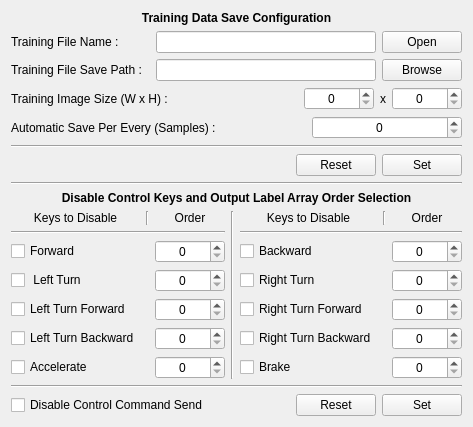
            <widget class="QWidget" name="training_data_page">
             <property name="geometry">
              <rect>
               <x>0</x>
               <y>0</y>
               <width>460</width>
               <height>425</height>
              </rect>
             </property>
             <attribute name="label">
              <string>Training Data Collection Settings</string>
             </attribute>
             <layout class="QGridLayout" name="gridLayout_7">
              <item row="0" column="0">
               <layout class="QVBoxLayout" name="trainingDataverticalLayout">
                <item>
                 <layout class="QVBoxLayout" name="trainingsaveWholeverticalLayout">
                  <item>
                   <widget class="QLabel" name="label_51">
                    <property name="text">
                     <string>&lt;html&gt;&lt;head/&gt;&lt;body&gt;&lt;p&gt;&lt;span style=&quot; font-weight:600;&quot;&gt;Training Data Save Configuration&lt;/span&gt;&lt;/p&gt;&lt;/body&gt;&lt;/html&gt;</string>
                    </property>
                    <property name="alignment">
                     <set>Qt::AlignCenter</set>
                    </property>
                   </widget>
                  </item>
                  <item>
                   <layout class="QHBoxLayout" name="trainfilenamehorizontalLayout">
                    <item>
                     <widget class="QLabel" name="label_52">
                      <property name="text">
                       <string>Training File Name :</string>
                      </property>
                     </widget>
                    </item>
                    <item>
                     <spacer name="horizontalSpacer_20">
                      <property name="orientation">
                       <enum>Qt::Horizontal</enum>
                      </property>
                      <property name="sizeHint" stdset="0">
                       <size>
                        <width>40</width>
                        <height>20</height>
                       </size>
                      </property>
                     </spacer>
                    </item>
                    <item>
                     <widget class="QLineEdit" name="trainingFileNameLineEdit">
                      <property name="minimumSize">
                       <size>
                        <width>220</width>
                        <height>0</height>
                       </size>
                      </property>
                      <property name="alignment">
                       <set>Qt::AlignCenter</set>
                      </property>
                     </widget>
                    </item>
                    <item>
                     <widget class="QPushButton" name="trainingFileOpenButton">
                      <property name="text">
                       <string>Open</string>
                      </property>
                     </widget>
                    </item>
                   </layout>
                  </item>
                  <item>
                   <layout class="QHBoxLayout" name="trainfilenamehorizontalLayout_2">
                    <item>
                     <widget class="QLabel" name="label_53">
                      <property name="text">
                       <string>Training File Save Path :</string>
                      </property>
                     </widget>
                    </item>
                    <item>
                     <spacer name="horizontalSpacer_21">
                      <property name="orientation">
                       <enum>Qt::Horizontal</enum>
                      </property>
                      <property name="sizeHint" stdset="0">
                       <size>
                        <width>40</width>
                        <height>20</height>
                       </size>
                      </property>
                     </spacer>
                    </item>
                    <item>
                     <widget class="QLineEdit" name="trainingFilePathLineEdit">
                      <property name="minimumSize">
                       <size>
                        <width>220</width>
                        <height>0</height>
                       </size>
                      </property>
                      <property name="alignment">
                       <set>Qt::AlignLeading|Qt::AlignLeft|Qt::AlignVCenter</set>
                      </property>
                     </widget>
                    </item>
                    <item>
                     <widget class="QPushButton" name="trainingFilePathBrowseButton">
                      <property name="text">
                       <string>Browse</string>
                      </property>
                     </widget>
                    </item>
                   </layout>
                  </item>
                  <item>
                   <layout class="QHBoxLayout" name="trainwhhorizontalLayout">
                    <item>
                     <widget class="QLabel" name="label_54">
                      <property name="text">
                       <string>Training Image Size (W x H) : </string>
                      </property>
                     </widget>
                    </item>
                    <item>
                     <spacer name="horizontalSpacer_24">
                      <property name="orientation">
                       <enum>Qt::Horizontal</enum>
                      </property>
                      <property name="sizeHint" stdset="0">
                       <size>
                        <width>40</width>
                        <height>20</height>
                       </size>
                      </property>
                     </spacer>
                    </item>
                    <item>
                     <widget class="QSpinBox" name="imgWidthSpinBox">
                      <property name="minimumSize">
                       <size>
                        <width>70</width>
                        <height>0</height>
                       </size>
                      </property>
                      <property name="maximumSize">
                       <size>
                        <width>70</width>
                        <height>16777215</height>
                       </size>
                      </property>
                      <property name="alignment">
                       <set>Qt::AlignCenter</set>
                      </property>
                     </widget>
                    </item>
                    <item>
                     <widget class="QLabel" name="label_55">
                      <property name="text">
                       <string>x</string>
                      </property>
                      <property name="alignment">
                       <set>Qt::AlignCenter</set>
                      </property>
                     </widget>
                    </item>
                    <item>
                     <widget class="QSpinBox" name="imgHeightSpinBox">
                      <property name="minimumSize">
                       <size>
                        <width>70</width>
                        <height>0</height>
                       </size>
                      </property>
                      <property name="maximumSize">
                       <size>
                        <width>70</width>
                        <height>16777215</height>
                       </size>
                      </property>
                      <property name="alignment">
                       <set>Qt::AlignCenter</set>
                      </property>
                     </widget>
                    </item>
                   </layout>
                  </item>
                  <item>
                   <layout class="QHBoxLayout" name="autosavehorizontalLayout">
                    <item>
                     <widget class="QLabel" name="label_56">
                      <property name="text">
                       <string>Automatic Save Per Every (Samples) :</string>
                      </property>
                     </widget>
                    </item>
                    <item>
                     <widget class="QSpinBox" name="autoSaveSampleSpinBox">
                      <property name="maximumSize">
                       <size>
                        <width>150</width>
                        <height>16777215</height>
                       </size>
                      </property>
                      <property name="alignment">
                       <set>Qt::AlignCenter</set>
                      </property>
                     </widget>
                    </item>
                   </layout>
                  </item>
                  <item>
                   <widget class="Line" name="line_27">
                    <property name="orientation">
                     <enum>Qt::Horizontal</enum>
                    </property>
                   </widget>
                  </item>
                  <item>
                   <layout class="QHBoxLayout" name="trainsetresethorizontalLayout">
                    <item>
                     <spacer name="horizontalSpacer_22">
                      <property name="orientation">
                       <enum>Qt::Horizontal</enum>
                      </property>
                      <property name="sizeHint" stdset="0">
                       <size>
                        <width>40</width>
                        <height>20</height>
                       </size>
                      </property>
                     </spacer>
                    </item>
                    <item>
                     <widget class="QPushButton" name="trainingResetButton">
                      <property name="text">
                       <string>Reset</string>
                      </property>
                     </widget>
                    </item>
                    <item>
                     <widget class="QPushButton" name="trainingSetButton">
                      <property name="text">
                       <string>Set</string>
                      </property>
                     </widget>
                    </item>
                   </layout>
                  </item>
                 </layout>
                </item>
                <item>
                 <widget class="Line" name="line_28">
                  <property name="orientation">
                   <enum>Qt::Horizontal</enum>
                  </property>
                 </widget>
                </item>
                <item>
                 <layout class="QVBoxLayout" name="disablekeysWholeverticalLayout">
                  <item>
                   <widget class="QLabel" name="label_57">
                    <property name="text">
                     <string>&lt;html&gt;&lt;head/&gt;&lt;body&gt;&lt;p&gt;&lt;span style=&quot; font-weight:600;&quot;&gt;Disable Control Keys and Output Label Array Order Selection&lt;/span&gt;&lt;/p&gt;&lt;/body&gt;&lt;/html&gt;</string>
                    </property>
                    <property name="alignment">
                     <set>Qt::AlignCenter</set>
                    </property>
                   </widget>
                  </item>
                  <item>
                   <layout class="QHBoxLayout" name="horizontalLayout_22">
                    <item>
                     <layout class="QGridLayout" name="gridLayout_5">
                      <item row="3" column="0">
                       <widget class="QCheckBox" name="leftCheckBox">
                        <property name="text">
                         <string> Left Turn</string>
                        </property>
                       </widget>
                      </item>
                      <item row="3" column="2">
                       <widget class="QSpinBox" name="leftTurnOrderSpinBox">
                        <property name="minimumSize">
                         <size>
                          <width>70</width>
                          <height>0</height>
                         </size>
                        </property>
                        <property name="maximumSize">
                         <size>
                          <width>70</width>
                          <height>16777215</height>
                         </size>
                        </property>
                        <property name="alignment">
                         <set>Qt::AlignCenter</set>
                        </property>
                       </widget>
                      </item>
                      <item row="2" column="2">
                       <widget class="QSpinBox" name="forwardOrderSpinBox">
                        <property name="minimumSize">
                         <size>
                          <width>70</width>
                          <height>0</height>
                         </size>
                        </property>
                        <property name="maximumSize">
                         <size>
                          <width>70</width>
                          <height>16777215</height>
                         </size>
                        </property>
                        <property name="alignment">
                         <set>Qt::AlignCenter</set>
                        </property>
                       </widget>
                      </item>
                      <item row="0" column="0">
                       <widget class="QLabel" name="label_58">
                        <property name="text">
                         <string>Keys to Disable</string>
                        </property>
                        <property name="alignment">
                         <set>Qt::AlignCenter</set>
                        </property>
                       </widget>
                      </item>
                      <item row="5" column="0">
                       <widget class="QCheckBox" name="leftTurnBackwardCheckBox">
                        <property name="text">
                         <string>Left Turn Backward</string>
                        </property>
                       </widget>
                      </item>
                      <item row="6" column="0">
                       <widget class="QCheckBox" name="accelerationCheckBox">
                        <property name="text">
                         <string>Accelerate</string>
                        </property>
                       </widget>
                      </item>
                      <item row="4" column="0">
                       <widget class="QCheckBox" name="leftTurnForwardCheckBox">
                        <property name="text">
                         <string>Left Turn Forward</string>
                        </property>
                       </widget>
                      </item>
                      <item row="2" column="0">
                       <widget class="QCheckBox" name="forwardCheckBox">
                        <property name="text">
                         <string>Forward</string>
                        </property>
                       </widget>
                      </item>
                      <item row="1" column="0" colspan="3">
                       <widget class="Line" name="line_29">
                        <property name="orientation">
                         <enum>Qt::Horizontal</enum>
                        </property>
                       </widget>
                      </item>
                      <item row="0" column="1">
                       <widget class="Line" name="line_30">
                        <property name="orientation">
                         <enum>Qt::Vertical</enum>
                        </property>
                       </widget>
                      </item>
                      <item row="0" column="2">
                       <widget class="QLabel" name="label_59">
                        <property name="text">
                         <string>Order</string>
                        </property>
                        <property name="alignment">
                         <set>Qt::AlignCenter</set>
                        </property>
                       </widget>
                      </item>
                      <item row="5" column="2">
                       <widget class="QSpinBox" name="l_turn_bOrderSpinBox">
                        <property name="minimumSize">
                         <size>
                          <width>70</width>
                          <height>0</height>
                         </size>
                        </property>
                        <property name="maximumSize">
                         <size>
                          <width>70</width>
                          <height>16777215</height>
                         </size>
                        </property>
                        <property name="alignment">
                         <set>Qt::AlignCenter</set>
                        </property>
                       </widget>
                      </item>
                      <item row="4" column="2">
                       <widget class="QSpinBox" name="l_turn_fOrderSpinBox">
                        <property name="minimumSize">
                         <size>
                          <width>70</width>
                          <height>0</height>
                         </size>
                        </property>
                        <property name="maximumSize">
                         <size>
                          <width>70</width>
                          <height>16777215</height>
                         </size>
                        </property>
                        <property name="alignment">
                         <set>Qt::AlignCenter</set>
                        </property>
                       </widget>
                      </item>
                      <item row="6" column="2">
                       <widget class="QSpinBox" name="acclOrderSpinBox">
                        <property name="minimumSize">
                         <size>
                          <width>70</width>
                          <height>0</height>
                         </size>
                        </property>
                        <property name="maximumSize">
                         <size>
                          <width>70</width>
                          <height>16777215</height>
                         </size>
                        </property>
                        <property name="alignment">
                         <set>Qt::AlignCenter</set>
                        </property>
                       </widget>
                      </item>
                     </layout>
                    </item>
                    <item>
                     <widget class="Line" name="line_31">
                      <property name="orientation">
                       <enum>Qt::Vertical</enum>
                      </property>
                     </widget>
                    </item>
                    <item>
                     <layout class="QGridLayout" name="gridLayout_6">
                      <item row="0" column="0">
                       <widget class="QLabel" name="label_60">
                        <property name="text">
                         <string>Keys to Disable</string>
                        </property>
                        <property name="alignment">
                         <set>Qt::AlignCenter</set>
                        </property>
                       </widget>
                      </item>
                      <item row="6" column="2">
                       <widget class="QSpinBox" name="brakeOrderSpinBox">
                        <property name="minimumSize">
                         <size>
                          <width>70</width>
                          <height>0</height>
                         </size>
                        </property>
                        <property name="maximumSize">
                         <size>
                          <width>70</width>
                          <height>16777215</height>
                         </size>
                        </property>
                        <property name="alignment">
                         <set>Qt::AlignCenter</set>
                        </property>
                       </widget>
                      </item>
                      <item row="0" column="1">
                       <widget class="Line" name="line_32">
                        <property name="orientation">
                         <enum>Qt::Vertical</enum>
                        </property>
                       </widget>
                      </item>
                      <item row="4" column="2">
                       <widget class="QSpinBox" name="r_turn_fOrderSpinBox">
                        <property name="minimumSize">
                         <size>
                          <width>70</width>
                          <height>0</height>
                         </size>
                        </property>
                        <property name="maximumSize">
                         <size>
                          <width>70</width>
                          <height>16777215</height>
                         </size>
                        </property>
                        <property name="alignment">
                         <set>Qt::AlignCenter</set>
                        </property>
                       </widget>
                      </item>
                      <item row="4" column="0">
                       <widget class="QCheckBox" name="rightTurnForwardCheckBox">
                        <property name="text">
                         <string>Right Turn Forward</string>
                        </property>
                       </widget>
                      </item>
                      <item row="3" column="2">
                       <widget class="QSpinBox" name="rightTurnOrderSpinBox">
                        <property name="minimumSize">
                         <size>
                          <width>70</width>
                          <height>0</height>
                         </size>
                        </property>
                        <property name="maximumSize">
                         <size>
                          <width>70</width>
                          <height>16777215</height>
                         </size>
                        </property>
                        <property name="alignment">
                         <set>Qt::AlignCenter</set>
                        </property>
                       </widget>
                      </item>
                      <item row="6" column="0">
                       <widget class="QCheckBox" name="brakeCheckBox">
                        <property name="text">
                         <string>Brake</string>
                        </property>
                       </widget>
                      </item>
                      <item row="5" column="2">
                       <widget class="QSpinBox" name="r_turn_bOrderSpinBox">
                        <property name="minimumSize">
                         <size>
                          <width>70</width>
                          <height>0</height>
                         </size>
                        </property>
                        <property name="maximumSize">
                         <size>
                          <width>70</width>
                          <height>16777215</height>
                         </size>
                        </property>
                        <property name="alignment">
                         <set>Qt::AlignCenter</set>
                        </property>
                       </widget>
                      </item>
                      <item row="2" column="2">
                       <widget class="QSpinBox" name="backwardOrderSpinBox">
                        <property name="minimumSize">
                         <size>
                          <width>70</width>
                          <height>0</height>
                         </size>
                        </property>
                        <property name="maximumSize">
                         <size>
                          <width>70</width>
                          <height>16777215</height>
                         </size>
                        </property>
                        <property name="alignment">
                         <set>Qt::AlignCenter</set>
                        </property>
                       </widget>
                      </item>
                      <item row="5" column="0">
                       <widget class="QCheckBox" name="rightTurnBackwardCheckBox">
                        <property name="text">
                         <string>Right Turn Backward</string>
                        </property>
                       </widget>
                      </item>
                      <item row="2" column="0">
                       <widget class="QCheckBox" name="backwardCheckBox">
                        <property name="text">
                         <string>Backward</string>
                        </property>
                       </widget>
                      </item>
                      <item row="3" column="0">
                       <widget class="QCheckBox" name="rightCheckBox">
                        <property name="text">
                         <string>Right Turn</string>
                        </property>
                       </widget>
                      </item>
                      <item row="0" column="2">
                       <widget class="QLabel" name="label_61">
                        <property name="text">
                         <string>Order</string>
                        </property>
                        <property name="alignment">
                         <set>Qt::AlignCenter</set>
                        </property>
                       </widget>
                      </item>
                      <item row="1" column="0" colspan="3">
                       <widget class="Line" name="line_33">
                        <property name="orientation">
                         <enum>Qt::Horizontal</enum>
                        </property>
                       </widget>
                      </item>
                     </layout>
                    </item>
                   </layout>
                  </item>
                  <item>
                   <widget class="Line" name="line_34">
                    <property name="orientation">
                     <enum>Qt::Horizontal</enum>
                    </property>
                   </widget>
                  </item>
                  <item>
                   <layout class="QHBoxLayout" name="horizontalLayout_23">
                    <item>
                     <widget class="QCheckBox" name="disableSendCmdCheckBox">
                      <property name="text">
                       <string>Disable Control Command Send</string>
                      </property>
                     </widget>
                    </item>
                    <item>
                     <spacer name="horizontalSpacer_23">
                      <property name="orientation">
                       <enum>Qt::Horizontal</enum>
                      </property>
                      <property name="sizeHint" stdset="0">
                       <size>
                        <width>40</width>
                        <height>20</height>
                       </size>
                      </property>
                     </spacer>
                    </item>
                    <item>
                     <widget class="QPushButton" name="disableKeysResetButton">
                      <property name="text">
                       <string>Reset</string>
                      </property>
                     </widget>
                    </item>
                    <item>
                     <widget class="QPushButton" name="disableKeysSetButton">
                      <property name="text">
                       <string>Set</string>
                      </property>
                     </widget>
                    </item>
                   </layout>
                  </item>
                 </layout>
                </item>
               </layout>
              </item>
             </layout>
            </widget>
